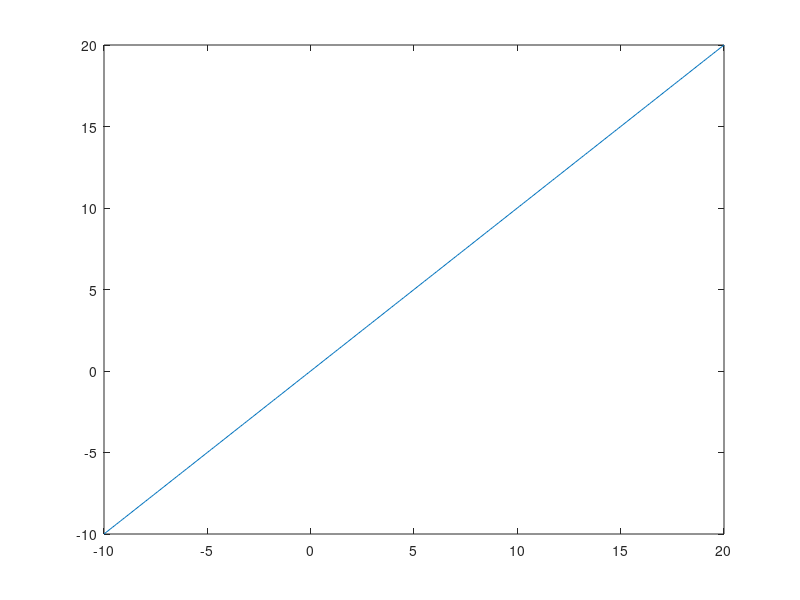

Here is the MATLAB script that generated this plot: (Note: this script raises an error after producing the figure.)
close all
a = -10
b = 20
x = a:0.1:b
%x = a + (b-a).*rand([1 1000]
plot(x,x)

x2 = quantize_equal(x,10,a,b)
figure
plot(x,x,x,x2)
